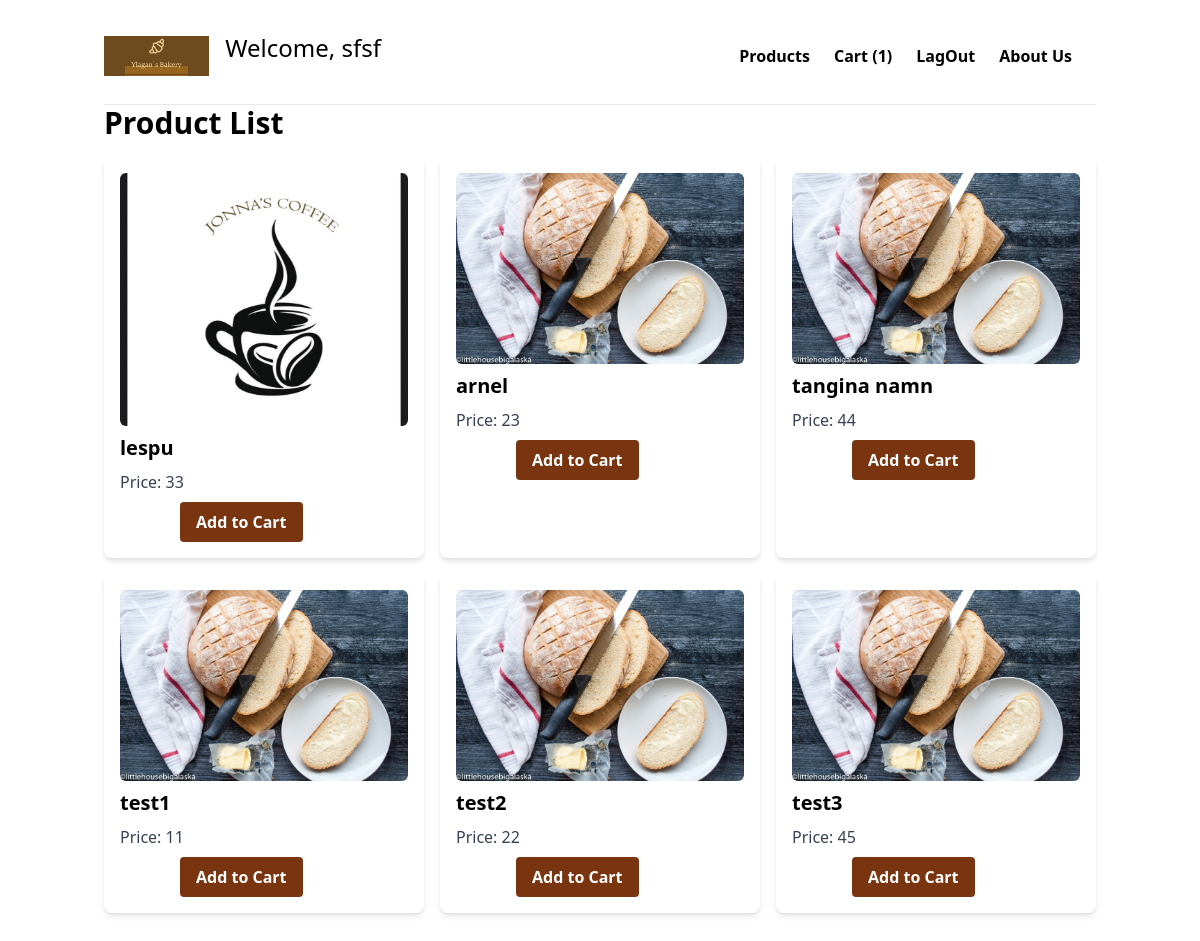
The page /users/product.php?name=sfsf on the database its author committed.
### tables this page shows
CREATE TABLE `products` (
  `id` int(11) NOT NULL,
  `name` varchar(255) NOT NULL,
  `price` int(11) NOT NULL,
  `pcs` varchar(259) NOT NULL,
  `image_path` varchar(250) NOT NULL
);

### users/product.php (the view, shortened to what this page needs)
<?php
$conn = mysqli_connect(DB_HOST, DB_USER, DB_PASS, DB_NAME);
$sql = "SELECT * FROM products";
$result = mysqli_query($conn, $sql);
$username = isset($_GET['name']) ? $_GET['name'] : '';
$count_sql = "SELECT COUNT(*) as count FROM user_cart WHERE username = ?";
$count_stmt = mysqli_prepare($conn, $count_sql);
mysqli_stmt_bind_param($count_stmt, "s", $username);
mysqli_stmt_execute($count_stmt);
$count_result = mysqli_stmt_get_result($count_stmt);
$count_row = mysqli_fetch_assoc($count_result);
$cart_count = $count_row['count'];
?>
<!DOCTYPE html>
<html lang="en">
<head>
    <link href="https://cdn.jsdelivr.net/npm/tailwindcss@2.2.19/dist/tailwind.min.css" rel="stylesheet">
</head>
<body>
    <div class="container mx-auto px-4 py-8">
        <header class="flex justify-between items-center mb-6">
            <div class="flex items-center">
                <img src="../assets/image/logo.png" alt="Logo" class="h-10 mr-4">
                <h1 class="text-2xl mb-4">Welcome, <?php echo isset($_GET['name']) ? htmlspecialchars($_GET['name']) : 'Guest'; ?></h1>
            </div>
            <nav id="nav-links" class="hidden md:flex">
                <ul class="flex flex-col md:flex-row">
                    <li class="mr-6 font-bold"><a href="product.php?name=<?= $username ?>">Products</a></li>
                    <li class="mr-6 font-bold"><a href="cart.php?name=<?= $username ?>">Cart <?php echo ($cart_count > 0) ? '(' . $cart_count . ')' : ''; ?></a></li>
                    <li class="mr-6 font-bold"><a href="lagout.php?name=<?= $username ?>">LagOut</a></li>
                   <li class="mr-6 font-bold"><a href="about.php?name=<?= $username ?>">About Us</a></li>
                </ul>
            </nav>
        </header>
        <hr>
        <h1 class="text-3xl font-bold mb-4">Product List</h1>
        <div class="grid grid-cols-1 md:grid-cols-3 gap-4">
            <?php if (mysqli_num_rows($result) > 0) : ?>
                <?php while ($row = mysqli_fetch_assoc($result)) : ?>
                    <div class="bg-white rounded-lg shadow-md p-4">
                        <img src="<?= $row['image_path']; ?>" alt="Product Image" class="w-full mb-2 rounded-md">
                        <h2 class="text-xl font-bold mb-2"><?= $row['name'] ?></h2>
                        <p class="text-gray-700">Price: <?= $row['price'] ?></p>
                        <form action="product.php?name=<?= $username ?>" method="post">
                            <button type="submit" name="add_to_cart" class="mt-2 text-white font-bold py-2 px-4 rounded">Add to Cart</button>
                        </form>
                    </div>
                <?php endwhile; ?>
            <?php else : ?>
                <p>No products found.</p>
            <?php endif; ?>
        </div>
    </div>
</body>
</html>

### users/product.php (style rules this page uses)
button { background: #78350f; margin-left: 60px; }
hr { font-style: bold; }

### rows shown on the page
products: image_path (picture), name "lespu", price "33"
products: image_path (picture), name "arnel", price "23"
products: image_path (picture), name "tangina namn", price "44"
products: image_path (picture), name "test1", price "11"
products: image_path (picture), name "test2", price "22"
products: image_path (picture), name "test3", price "45"

### other values the page prints
$_GET['name'] "sfsf"
$cart_count "1"
